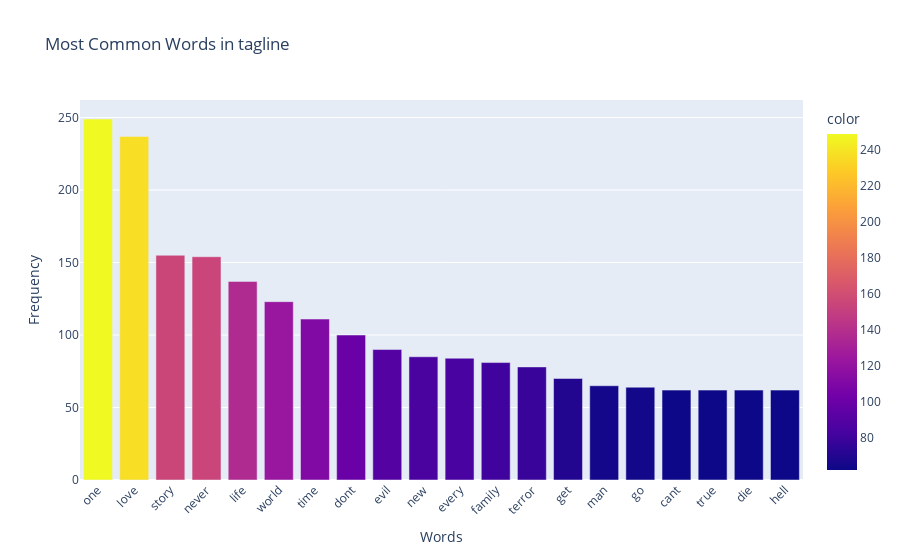

This figure's notebook cell:
### Markdown cell above
**Tagline Word Count**

### Code cell
sentiment_utils.analyze_most_common_words(cleaned_films, text_column='tagline', top_n=20)

### Figure 1 — Plotly figure (JSON) as saved in the notebook; plotly's stock layout.template omitted (floating-point values rounded to 4 significant figures)
{"data": [{"alignmentgroup": "True", "hovertemplate": "Words=%{x}<br>Frequency=%{y}<br>color=%{marker.color}<extra></extra>", "legendgroup": "", "marker": {"color": [249, 237, 155, 154, 137, 123, 111, 100, 90, 85, 84, 81, 78, 70, 65, 64, 62, 62, 62, 62], "coloraxis": "coloraxis", "pattern": {"shape": ""}}, "name": "", "offsetgroup": "", "orientation": "v", "showlegend": false, "textposition": "auto", "type": "bar", "x": ["one", "love", "story", "never", "life", "world", "time", "dont", "evil", "new", "every", "family", "terror", "get", "man", "go", "cant", "true", "die", "hell"], "xaxis": "x", "y": [249, 237, 155, 154, 137, 123, 111, 100, 90, 85, 84, 81, 78, 70, 65, 64, 62, 62, 62, 62], "yaxis": "y"}], "layout": {"barmode": "relative", "coloraxis": {"colorbar": {"title": {"text": "color"}}, "colorscale": [[0, "#0d0887"], [0.1111, "#46039f"], [0.2222, "#7201a8"], [0.3333, "#9c179e"], [0.4444, "#bd3786"], [0.5556, "#d8576b"], [0.6667, "#ed7953"], [0.7778, "#fb9f3a"], [0.8889, "#fdca26"], [1, "#f0f921"]]}, "legend": {"tracegroupgap": 0}, "title": {"text": "Most Common Words in tagline"}, "xaxis": {"anchor": "y", "domain": [0, 1], "tickangle": -45, "title": {"text": "Words"}}, "yaxis": {"anchor": "x", "domain": [0, 1], "title": {"text": "Frequency"}}}}
